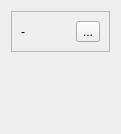
                <widget class="QWidget" name="scrollAreaWidgetContents_3">
                 <property name="geometry">
                  <rect>
                   <x>0</x>
                   <y>0</y>
                   <width>121</width>
                   <height>134</height>
                  </rect>
                 </property>
                 <layout class="QGridLayout" name="gridLayout_16">
                  <item row="1" column="0">
                   <widget class="QWidget" name="widget_ObjectImage" native="true">
                    <layout class="QGridLayout" name="gridLayout_15">
                     <item row="0" column="0">
                      <layout class="QVBoxLayout" name="verticalLayout_objectImage">
                       <item>
                        <spacer name="verticalSpacer_6">
                         <property name="orientation">
                          <enum>Qt::Vertical</enum>
                         </property>
                         <property name="sizeHint" stdset="0">
                          <size>
                           <width>20</width>
                           <height>40</height>
                          </size>
                         </property>
                        </spacer>
                       </item>
                      </layout>
                     </item>
                    </layout>
                   </widget>
                  </item>
                  <item row="0" column="0">
                   <widget class="QFrame" name="frame_recordCamTest">
                    <property name="frameShape">
                     <enum>QFrame::StyledPanel</enum>
                    </property>
                    <property name="frameShadow">
                     <enum>QFrame::Raised</enum>
                    </property>
                    <layout class="QGridLayout" name="gridLayout_17">
                     <item row="0" column="1">
                      <widget class="QToolButton" name="toolButton_camTestRecordStatus">
                       <property name="text">
                        <string>...</string>
                       </property>
                      </widget>
                     </item>
                     <item row="0" column="0">
                      <widget class="QLabel" name="label_recordCamTestTime">
                       <property name="text">
                        <string>-</string>
                       </property>
                      </widget>
                     </item>
                    </layout>
                   </widget>
                  </item>
                 </layout>
                </widget>
